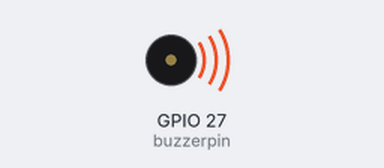
Simulated run of this sketch. Board: ESP32. On the bench: buzzer (waves = sounding).

Above: at 0.7 s.
At 12.62 s:
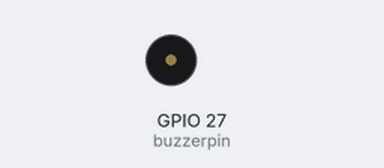
Timing chart, 0 to 16.9 s (numbered marks = the images above):
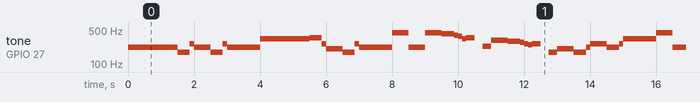

The sketch:

buzzer.ino
```cpp
// By CosmicBandito69
// I wanted something to do with my esp32 and passive buzzer module

int freq = 2000;
int channel = 0;
int resolution = 8;
int buzzerpin = 27;  // gpio of pin buzzer is attached to.

// based on http://www.instructables.com/id/How-to-easily-play-music-with-buzzer-on-arduino-Th/
// instructable for arduino.
// and https://techtutorialsx.com/2017/07/01/esp32-arduino-controlling-a-buzzer-with-pwm/
// tutorial for esp32


// warning, redefines B0 and B1, which I don't know what they were
// originally defined for.  E4 may also be wonky.  Renaming these is probably a good idea.
// This little example works, though.

// NB: ALL NOTES DEFINED WITH STANDARD ENGLISH NAMES, EXCEPT FROM "A"
//THAT IS CALLED WITH THE ITALIAN NAME "LA" BECAUSE A0,A1...ARE THE ANALOG PINS ON ARDUINO.
// (Ab IS CALLED Ab AND NOT LAb)
#define  C0 16.35
#define Db0 17.32
#define D0  18.35
#define Eb0 19.45
#define E0  20.60
#define F0  21.83
#define Gb0 23.12
#define G0  24.50
#define Ab0 25.96
#define LA0 27.50
#define Bb0 29.14
#define B0  30.87
#define C1  32.70
#define Db1 34.65
#define D1  36.71
#define Eb1 38.89
#define E1  41.20
#define F1  43.65
#define Gb1 46.25
#define G1  49.00
#define Ab1 51.91
#define LA1 55.00
#define Bb1 58.27
#define B1  61.74
#define C2  65.41
#define Db2 69.30
#define D2  73.42
#define Eb2 77.78
#define E2  82.41
#define F2  87.31
#define Gb2 92.50
#define G2  98.00
#define Ab2 103.83
#define LA2 110.00
#define Bb2 116.54
#define B2  123.47
#define C3  130.81
#define Db3 138.59
#define D3  146.83
#define Eb3 155.56
#define E3  164.81
#define F3  174.61
#define Gb3 185.00
#define G3  196.00
#define Ab3 207.65
#define LA3 220.00
#define Bb3 233.08
#define B3  246.94
#define C4  261.63
#define Db4 277.18
#define D4  293.66
#define Eb4 311.13
#define E4  329.63
#define F4  349.23
#define Gb4 369.99
#define G4  392.00
#define Ab4 415.30
#define LA4 440.00
#define Bb4 466.16
#define B4  493.88
#define C5  523.25
#define Db5 554.37
#define D5  587.33
#define Eb5 622.25
#define E5  659.26
#define F5  698.46
#define Gb5 739.99
#define G5  783.99
#define Ab5 830.61
#define LA5 880.00
#define Bb5 932.33
#define B5  987.77
#define C6  1046.50
#define Db6 1108.73
#define D6  1174.66
#define Eb6 1244.51
#define E6  1318.51
#define F6  1396.91
#define Gb6 1479.98
#define G6  1567.98
#define Ab6 1661.22
#define LA6 1760.00
#define Bb6 1864.66
#define B6  1975.53
#define C7  2093.00
#define Db7 2217.46
#define D7  2349.32
#define Eb7 2489.02
#define E7  2637.02
#define F7  2793.83
#define Gb7 2959.96
#define G7  3135.96
#define Ab7 3322.44
#define LA7 3520.01
#define Bb7 3729.31
#define B7  3951.07
#define C8  4186.01
#define Db8 4434.92
#define D8  4698.64
#define Eb8 4978.03
// DURATION OF THE NOTES
#define BPM 120 //  you can change this value changing all the others
// I think tecnically BPM supposed to be 104, but original 120
// from instructable sounds good.  180 sounds speedy, 240 sounds mario, 300 sounds
// middle eastern, 400 middle eastern techno pop?
#define H 2*Q //half 2/4
#define Q 60000/BPM //quarter 1/4
#define E Q/2   //eighth 1/8
#define S Q/4 // sixteenth 1/16
#define W 4*Q // whole 4/4

void mytone(int freq, int duration) {
  ledcWriteTone(channel, freq);
  delay(duration);
  ledcWriteTone(channel, 0);
}

void setup() {

  Serial.begin(115200);
  ledcSetup(channel, freq, resolution);
  ledcAttachPin(buzzerpin, channel);

}


void loop() {
  //mytone(note, duration)
    mytone(LA3,Q);
    mytone(LA3,Q);
    mytone(LA3,Q);
    mytone(F3,E+S);
    mytone(C4,S);

    mytone(LA3,Q);
    mytone(F3,E+S);
    mytone(C4,S);
    mytone(LA3,H);

    mytone(E4,Q);
    mytone(E4,Q);
    mytone(E4,Q);
    mytone(F4,E+S);
    mytone(C4,S);

    mytone(Ab3,Q);
    mytone(F3,E+S);
    mytone(C4,S);
    mytone(LA3,H);

    mytone(LA4,Q);
    mytone(LA3,E+S);
    mytone(LA3,S);
    mytone(LA4,Q);
    mytone(Ab4,E+S);
    mytone(G4,S);

    mytone(Gb4,S);
    mytone(E4,S);
    mytone(F4,E);
    delay(E);//PAUSE
    mytone(Bb3,E);
    mytone(Eb4,Q);
    mytone(D4,E+S);
    mytone(Db4,S);

    mytone(C4,S);
    mytone(B3,S);
    mytone(C4,E);
    delay(E);//PAUSE QUASI FINE RIGA
    mytone(F3,E);
    mytone(Ab3,Q);
    mytone(F3,E+S);
    mytone(LA3,S);

    mytone(C4,Q);
    mytone(LA3,E+S);
    mytone(C4,S);
    mytone(E4,H);

    mytone(LA4,Q);
    mytone(LA3,E+S);
    mytone(LA3,S);
    mytone(LA4,Q);
    mytone(Ab4,E+S);
    mytone(G4,S);

    mytone(Gb4,S);
    mytone(E4,S);
    mytone(F4,E);
    delay(E);//PAUSE
    mytone(Bb3,E);
    mytone(Eb4,Q);
    mytone(D4,E+S);
    mytone(Db4,S);

    mytone(C4,S);
    mytone(B3,S);
    mytone(C4,E);
    delay(E);//PAUSE QUASI FINE RIGA
    mytone(F3,E);
    mytone(Ab3,Q);
    mytone(F3,E+S);
    mytone(C4,S);

    mytone(LA3,Q);
    mytone(F3,E+S);
    mytone(C4,S);
    mytone(LA3,H);

    delay(2*H);
}
```

Measured:
- by itself, tone on GPIO 27 (buzzerpin): plays 220 Hz for 1.5 s, 174 Hz for 0.38 s, 261 Hz for 0.13 s, 220 Hz for 0.50 s, 174 Hz for 0.38 s, 261 Hz for 0.13 s … (300 notes in this stretch)
